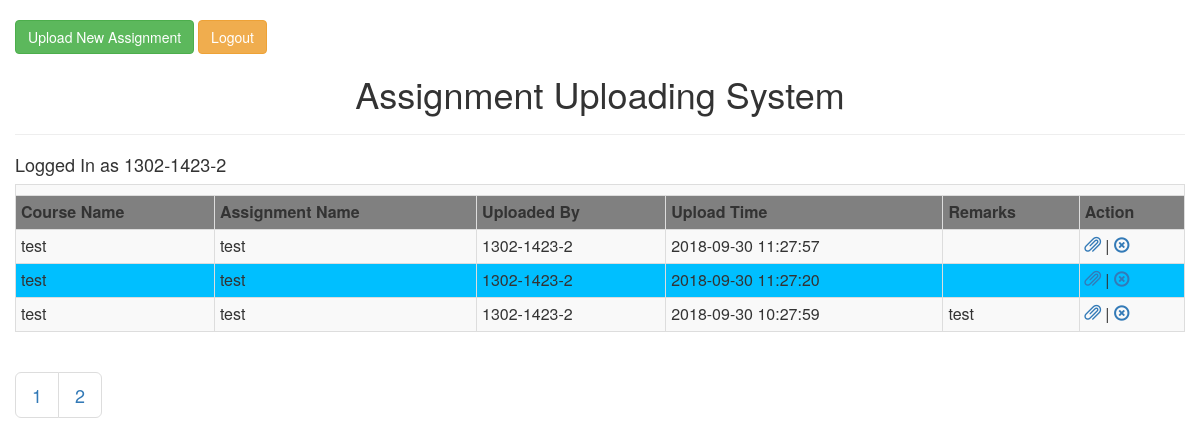
The page /user.php (signed in) on the database its author committed.
### tables this page shows
CREATE TABLE `info` (
  `id` int(11) NOT NULL,
  `coursename` text NOT NULL,
  `assignmentname` text NOT NULL,
  `file_link` text NOT NULL,
  `remarks` text,
  `uploaded_at` datetime NOT NULL DEFAULT CURRENT_TIMESTAMP,
  `uploaded_by` text NOT NULL,
  `deleted_at` datetime DEFAULT NULL
);

### user.php (the view, shortened to what this page needs)
<?php
if (!(isset($_SESSION['aiubid']))){
    header("location:index.php");
}
else {
    require_once("config.php");
    $user=$_SESSION['aiubid'];
    $limit = 25;
    if (isset($_GET["page"])) { $page  = $_GET["page"]; } else { $page=1; };
    $start_from = ($page-1) * $limit;
    $sql = "SELECT * FROM info where deleted_at is NULL and uploaded_by='$user' order by id DESC LIMIT $start_from, $limit";
    $rs_result = mysqli_query ($conn,$sql);
}
?>
<html>
<head>
    <link rel="stylesheet" href="css.css">
    <link rel="stylesheet" href="css/bootstrap.min.css">
</head>
<body class="container-fluid">
<br>
<a href="add.php"> <span class="btn btn-success">Upload New Assignment</span></a>
<a href="logout.php"><span class="btn btn-warning">Logout</span></a>
<center><h1>Assignment Uploading System</h1></center><hr>
<?php echo "<h4>Logged In as ". $_SESSION['aiubid']."</h4>"; ?>
<table class="table table-striped table-bordered table-condensed">
    <tr>
        <td colspan="8">
        </td>
    </tr>
    <tr>
        <th>Course Name</th>
        <th>Assignment Name</th>
        <th>Uploaded By</th>
        <th>Upload Time</th>
        <th>Remarks</th>
        <th>Action</th>
    </tr>
    <?php
    while($res=mysqli_fetch_array($rs_result)) {
        echo "<tr>";
        echo "<td>".$res['coursename']."</td>";
        echo "<td>".$res['assignmentname']."</td>";
        echo "<td>".$res['uploaded_by']."</td>";
        echo "<td>".$res['uploaded_at']."</td>";
        echo "<td>".$res['remarks']."</td>";
        echo "<td><a href=./".$res['file_link']." target='_blank'><span class='glyphicon glyphicon-paperclip'></span></a> | <a href=\"delete.php?id=$res[id]\" onClick=\"return confirm('Are you sure you want to delete?')\"><span class='glyphicon glyphicon-remove-circle'></span></a></td>";
    }
    ?>
</table>
<?php
$sql = "SELECT COUNT(id) FROM info";
$rs_result = mysqli_query($conn,$sql);
$row = mysqli_fetch_row($rs_result);
$total_records = $row[0];
$total_pages = ceil($total_records / $limit);
$pagLink = "<ul class='pagination pagination-lg'>";
for ($i=1; $i<=$total_pages; $i++) {
    $pagLink .= "<li class='page-item'><a href='user.php?page=".$i."'>".$i."</a></li>";
};
echo $pagLink . "</ul>";
?>
</body>
</html>

### css.css (style rules this page uses)
tr:nth-child(odd) { background: #58D3F7; }
tr:nth-child(even) { background: #00BFFF; }
th { background:grey; }

### rows shown on the page
info: coursename "test", assignmentname "test", uploaded_by "1302-1423-2", uploaded_at "2018-09-30 11:27:57"
info: coursename "test", assignmentname "test", uploaded_by "1302-1423-2", uploaded_at "2018-09-30 11:27:20"
info: coursename "test", assignmentname "test", uploaded_by "1302-1423-2", uploaded_at "2018-09-30 10:27:59", remarks "test"

### other values the page prints
$_SESSION['aiubid'] "1302-1423-2"
